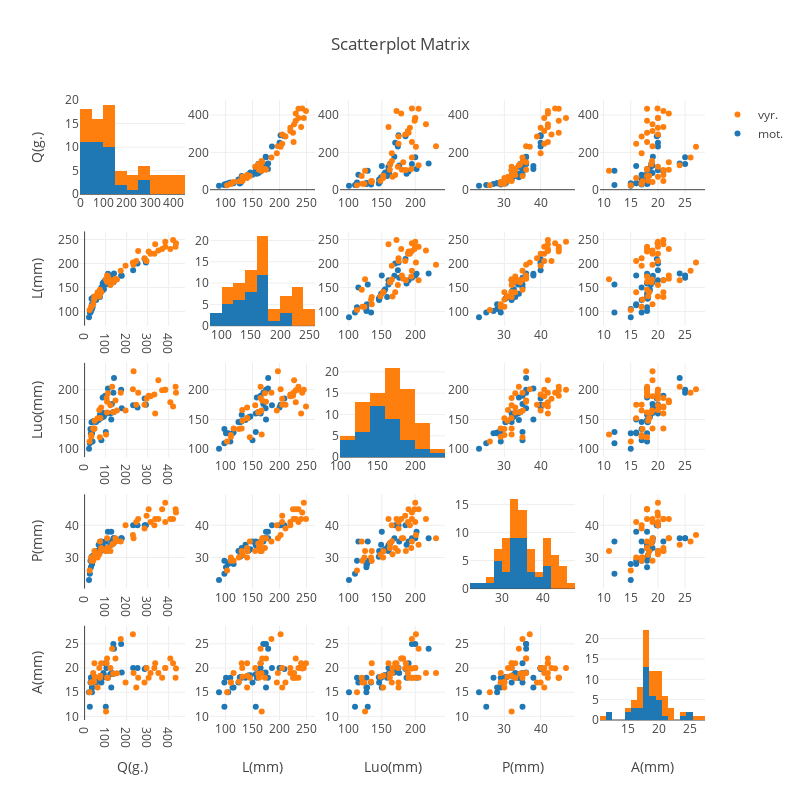

The notebook cell this image was saved under:
### Code cell
lytis = data_all.iloc[:, 4:10]
lytis
fig = ff.create_scatterplotmatrix(lytis, diag='histogram', index='Lytis', height=800, width=800)
plotly.offline.iplot(fig, filename='Histograms along Diagonal Subplots')
